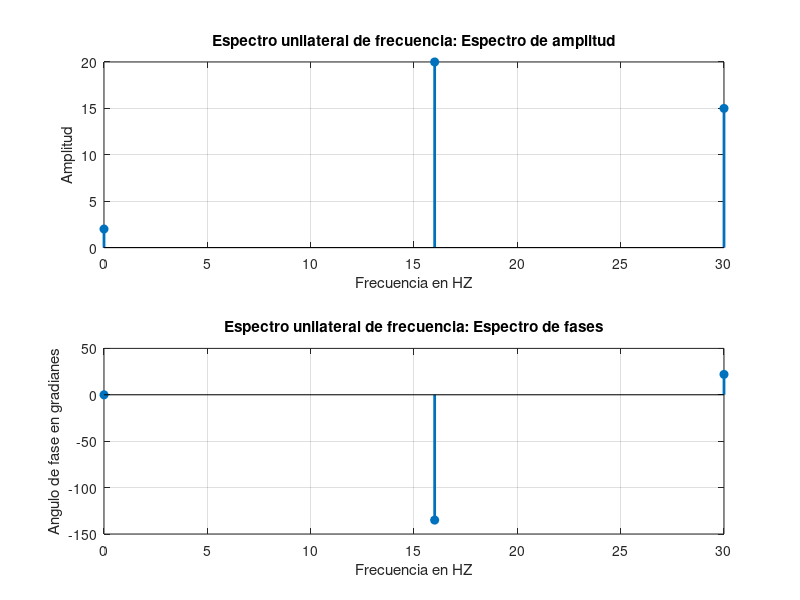

Recreate this plot in MATLAB.
% se graficará el espectro unilateral de frecuencia
% 𝑚(𝑡)=A+20*sin(2*pi*B*t+45*pi/180)+15*cos(2*pi*30*t+C)
clear all;
close all;
A=6; %ultimo digido del número de cédula
B=16; %dos últimos digitos del número de cédula
C=(A+B)*pi/180; %variable para el angulo del coseno en radianes
resolution=400; %resolucion del muestreo del eje independiente
T=2*pi; %tiempo a graficar
t=linspace(0,T,resolution); %vector de tiempo como variable independiente

%Analizando la segunda parte 15*cos(2*pi*30*t+C)
Amplitud2=15; %20=Amplitud
w2=2*pi*30; %frecuencia
s2=cos(w2*t+C); % señal cos(2*pi*30*t+C) 
                           % a terminos de coseno
%Analizando la primera parte A+20*sin(2*pi*B*t+45*pi/180)
%A=Desface DC
Amplitud1=20; %20=Amplitud
w1=2*pi*B; %frecuencia
s1=cos(w1*t+45*pi/180-pi); % convirtiendo señal sin(w1*t+45*pi/180) 
                           % a terminos de coseno_
s0=A+Amplitud1*s1+Amplitud2*s2; % equivale a 𝑚(𝑡)

Vector_amplitudes=[2 Amplitud1 Amplitud2]; %[2 20 15]
%equivale a las amplitudes de los terminos

Vector_frecuencias=[0 w1/(2*pi) w2/(2*pi)]; %[0 16 30]
%se considera 0 en señal DC, se divide entre 2pi para conseguir Hz

Vector_fases=[0 (45*pi/180-pi)*180/pi C*180/pi]; %[0 -135 22]
%equivale a 0 para DC y se multiplica por 180/pi para obtener gradianes

figure (4); %separa la figura a imprimir
subplot(2,1,1);
stem(Vector_frecuencias,Vector_amplitudes,'filled','linewidth',2);
title ("Espectro unilateral de frecuencia: Espectro de amplitud"), grid on;
xlabel ("Frecuencia en HZ");
ylabel ("Amplitud");
subplot(2,1,2);
stem(Vector_frecuencias,Vector_fases,'filled','linewidth',2);
title ("Espectro unilateral de frecuencia: Espectro de fases"), grid on;
xlabel ("Frecuencia en HZ");
ylabel ("Angulo de fase en gradianes");